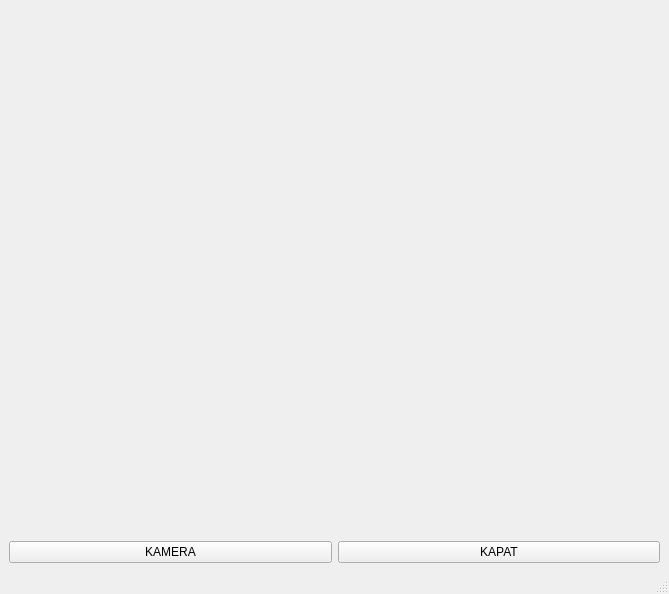
<?xml version="1.0" encoding="UTF-8"?>
<ui version="4.0">
 <class>MainWindow</class>
 <widget class="QMainWindow" name="MainWindow">
  <property name="geometry">
   <rect>
    <x>0</x>
    <y>0</y>
    <width>669</width>
    <height>594</height>
   </rect>
  </property>
  <property name="windowTitle">
   <string>MainWindow</string>
  </property>
  <widget class="QWidget" name="centralwidget">
   <layout class="QGridLayout" name="gridLayout">
    <item row="0" column="0" colspan="2">
     <widget class="QLabel" name="label">
      <property name="autoFillBackground">
       <bool>true</bool>
      </property>
      <property name="text">
       <string/>
      </property>
     </widget>
    </item>
    <item row="1" column="0">
     <widget class="QPushButton" name="kamera_Ac">
      <property name="text">
       <string>KAMERA</string>
      </property>
     </widget>
    </item>
    <item row="1" column="1">
     <widget class="QPushButton" name="kamera_Kapat">
      <property name="autoFillBackground">
       <bool>false</bool>
      </property>
      <property name="text">
       <string>KAPAT</string>
      </property>
     </widget>
    </item>
   </layout>
  </widget>
  <widget class="QMenuBar" name="menubar">
   <property name="geometry">
    <rect>
     <x>0</x>
     <y>0</y>
     <width>669</width>
     <height>26</height>
    </rect>
   </property>
  </widget>
  <widget class="QStatusBar" name="statusbar"/>
 </widget>
 <resources/>
 <connections/>
</ui>
